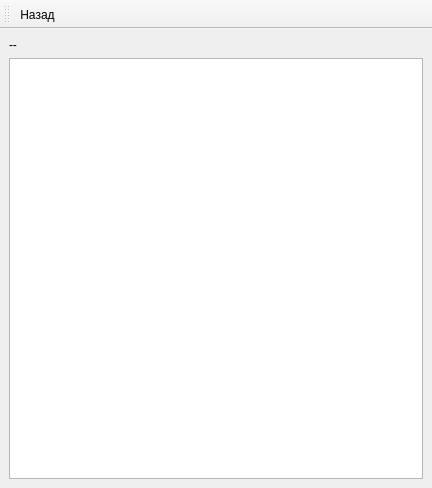
<?xml version="1.0" encoding="UTF-8"?>
<ui version="4.0">
 <class>MainWindow</class>
 <widget class="QMainWindow" name="MainWindow">
  <property name="geometry">
   <rect>
    <x>0</x>
    <y>0</y>
    <width>432</width>
    <height>488</height>
   </rect>
  </property>
  <property name="windowTitle">
   <string>Просмотр данных</string>
  </property>
  <widget class="QWidget" name="centralwidget">
   <layout class="QVBoxLayout" name="verticalLayout">
    <item>
     <widget class="QLabel" name="title">
      <property name="text">
       <string>--</string>
      </property>
     </widget>
    </item>
    <item>
     <widget class="QTableWidget" name="table"/>
    </item>
   </layout>
  </widget>
  <widget class="QToolBar" name="toolBar">
   <property name="windowTitle">
    <string>toolBar</string>
   </property>
   <attribute name="toolBarArea">
    <enum>TopToolBarArea</enum>
   </attribute>
   <attribute name="toolBarBreak">
    <bool>false</bool>
   </attribute>
   <addaction name="action_back"/>
  </widget>
  <action name="action_back">
   <property name="icon">
    <iconset>
     <normaloff>gui/icons/arrow-1-backward.png</normaloff>gui/icons/arrow-1-backward.png</iconset>
   </property>
   <property name="text">
    <string>Назад</string>
   </property>
   <property name="toolTip">
    <string>Вернуться в главное окно</string>
   </property>
   <property name="shortcut">
    <string>Ctrl+Q</string>
   </property>
  </action>
 </widget>
 <resources/>
 <connections>
  <connection>
   <sender>action_back</sender>
   <signal>triggered()</signal>
   <receiver>MainWindow</receiver>
   <slot>close()</slot>
   <hints>
    <hint type="sourcelabel">
     <x>-1</x>
     <y>-1</y>
    </hint>
    <hint type="destinationlabel">
     <x>215</x>
     <y>243</y>
    </hint>
   </hints>
  </connection>
 </connections>
</ui>
